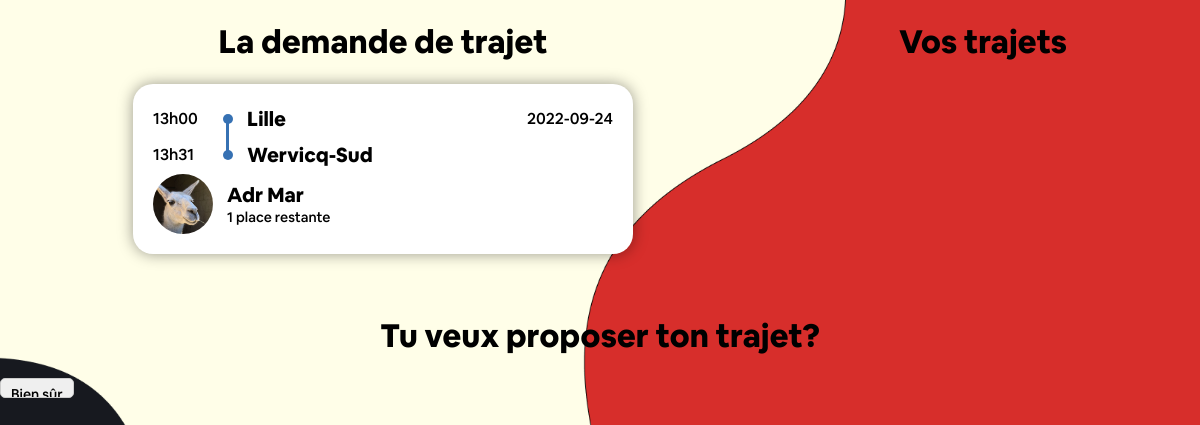
The page /html/proposition.php?typeTrajet=Aller&idTrajet=23 on the database its author committed.
### tables this page shows
CREATE TABLE `trajet` (
  `IdTrajet` int(10) NOT NULL,
  `TypeTrajet` varchar(50) NOT NULL,
  `isDemande` tinyint(1) DEFAULT NULL,
  `Description` varchar(255) NOT NULL DEFAULT '',
  `LieuDepart` varchar(50) NOT NULL DEFAULT 'Wervicq-Sud',
  `AdresseDepart` varchar(150) NOT NULL DEFAULT '21 Rue de Linselles',
  `LongitudeDepart` float DEFAULT 3.1134,
  `LatitudeDepart` float NOT NULL DEFAULT 50.7364,
  `LieuArrivee` varchar(50) NOT NULL DEFAULT 'Wervicq-Sud',
  `AdresseArrivee` varchar(150) NOT NULL DEFAULT '21 Rue de Linselles',
  `LongitudeArrivee` float NOT NULL DEFAULT 3.1134,
  `LatitudeArrivee` float NOT NULL DEFAULT 50.7364,
  `DateDepart` date NOT NULL,
  `DateArrivee` date DEFAULT NULL,
  `HeureDepart` time(4) DEFAULT NULL,
  `HeureArrivee` time(4) DEFAULT NULL,
  `DateAjout` date NOT NULL,
  `NbPassagers` int(10) NOT NULL,
  `PlacesRestantes` int(10) NOT NULL DEFAULT 0,
  `Prix` int(10) NOT NULL DEFAULT 0,
  `DisplayTel` tinyint(1) DEFAULT NULL,
  `AnneeEdition` int(10) NOT NULL,
  `IdCompte` int(10) NOT NULL
);

CREATE TABLE `compte` (
  `IdCompte` int(10) NOT NULL,
  `Nom` varchar(40) DEFAULT NULL,
  `Prenom` varchar(40) DEFAULT NULL,
  `Email` varchar(50) DEFAULT NULL,
  `telephone` int(10) DEFAULT NULL,
  `motDePasse` varchar(255) DEFAULT NULL,
  `isAdmin` tinyint(1) NOT NULL DEFAULT 0,
  `PhotoProfil` mediumblob DEFAULT NULL,
  `Description` varchar(255) DEFAULT NULL,
  `isVerif` tinyint(1) NOT NULL DEFAULT 0,
  `DateCreation` timestamp NOT NULL DEFAULT current_timestamp(),
  `lien_verif_mail` varchar(255) NOT NULL,
  `date_verif_mail` timestamp NULL DEFAULT NULL,
  `token_reset_password` varchar(255) NOT NULL,
  `expiration_reset_password` varchar(250) NOT NULL
);

### html/proposition.php (the view, shortened to what this page needs)
<!DOCTYPE html>
<html>
<head>
	<link rel="stylesheet" type="text/css" href="../css/register.css">
	<link rel="stylesheet" type="text/css" href="../css/proposition.css">
</head>
<body>
	<?php
    include 'Connexion.php';
?>
<div class="main-bloc">
	<div class="suball">
		<div class="left-subbloc">
			<h1>La demande de trajet </h1>
			<div class="trajets" id="trajets">
				<?php
				$idTrajet = $_GET['idTrajet'];
				$requete = "SELECT * FROM trajet WHERE IdTrajet = '$idTrajet' AND isDemande=1";
				$result = mysqli_query($conn,$requete);
		        while ($row = mysqli_fetch_assoc($result)) {
					$hourString1 = substr($row['HeureDepart'],0,2);
					$hourString2 = substr($row['HeureDepart'],3,2);
					$hourStringDeparture = $hourString1."h".$hourString2;
					$hourString3 = substr($row['HeureArrivee'],0,2);
					$hourString4 = substr($row['HeureArrivee'],3,2);
					$hourStringArrival = $hourString3."h".$hourString4;
					$idCompte2 = $row['IdCompte'];
					$requete2 = "SELECT * FROM compte WHERE IdCompte='$idCompte2'";
					$result2 = mysqli_query($conn,$requete2);
					$row2 = mysqli_fetch_assoc($result2);
					?>
					<div class="item">
						<div class="data-group">
							<span class="horaire">
								<?php echo $hourStringDeparture; ?>
							</span>
							<span class="place">
								<?php echo utf8_encode($row['LieuDepart']); ?>
							</span>
							<span class="date">
								<?php echo utf8_encode($row['DateDepart']); ?>
							</span>
						</div>
						<div class="data-group">
							<span class="horaire">
								<?php echo $hourStringArrival; ?>
							</span>
							<span class="place">
								<?php echo utf8_encode($row['LieuArrivee']); ?>
							</span>
						</div>
						<div class="account-info">
							<img class="profile-picture" src="../images/PhotoProfil/<?php if ($row2['PhotoProfil'] != NULL) {
								echo $row2['PhotoProfil'];
								} else {
									echo "defaultpp.jpg";
								} ?>">
								<div class="profile-info">
									<span class="name"><?php echo $row2['Prenom']." ".$row2['Nom']?></span>
									<div class="available">
										<?php
										$value = $row['PlacesRestantes'];
										if($value == 1) echo $value." place restante";
										else echo $value." places restantes";
										?>
									</div>
								</div>
							</div>
						<?php } ?>
					</div>
				</div>
			</div>
			<div class="right-subbloc">
				<h1> Vos trajets </h1>
					</div>
				</div>
			</div>
			<div class="question">
				<h1>Tu veux proposer ton trajet?</h1>
			</div>
			<form action="propositionAction.php" method="post">
				<input type="submit"  value="Bien sûr">
			</form>
	</body>
	</html>

### css/register.css (style rules this page uses)
body { margin: 0; background-image: url("../images/bg9.png"); background-size: 100%; background-attachment: fixed; box-sizing: inherit; }
body { font-family: "Cereal"; font-style: bold; }
input { outline: none; border: 1px solid #ccc; border-radius: 5px; padding: 6px 10px; height: 20px; font-size: 14px; font-family: 'Cereal' !important; }
.item { display: flex; flex-direction: column; margin: 5px; }

### css/proposition.css (style rules this page uses)
body { font-family: Cereal; background-image: url(../images/bg.png); background-size: cover; overflow-x: hidden; }
h1 { text-align: center; font-family:Cereal; }
.item { width: 40vw; height: 150px; border-radius: 20px; background: white; margin: 20px auto 40px auto; padding: 10px; -webkit-box-shadow: 0px 0px 15px 0px rgba(0,0,0,0.4); box-shadow: 0px 0px 15px 0px rgba(0,0,0,0.4); transition: -webkit-box-shadow 1s; position: relative; }
.data-group { width: 100%; display: flex; align-items: center; margin-left: 10px; margin-top: 10px; position: relative; top: -30px; }
.item::before { content: ''; display: block; background-color: #3671B3; width: 3px; height: 32px; position: relative; top: 28px; left: 83.5px; }
.horaire { font-weight: 300; margin-right: 30px; min-width: 50px; }
.place { font-weight: 600; font-size: 20px; width: 50vw; }
.place::before { content: ''; background-color: #3671B3; width: 10px; height: 10px; position: relative; display: inline-block; border-radius: 50%; top: -2px; left: -10px; }
.date { text-align: right; margin-right: 20px; width: 200px; }
.account-info { width: 93%; display: flex; align-items: center; margin-left: 40px; margin-right: 20px; position: absolute; left: -20px; bottom: 20px; }
.profile-info { width: 20vw; margin-left: 3%; }
.account-info img { width: 60px; height: 60px; border-radius: 50%; object-fit: cover; }
.account-info .name { font-size: 20px; font-weight: 700; }
.available { font-size: 14px; font-weight: 300; }
.main-bloc { display: flex; flex-direction: column; justify-content: space-around; }
.suball { display: flex; justify-content: space-around; }

### rows shown on the page
trajet: HeureDepart "13h00", LieuDepart "Lille", DateDepart "2022-09-24", HeureArrivee "13h31", LieuArrivee "Wervicq-Sud", IdCompte.PhotoProfil (picture), IdCompte.Prenom "Adr", IdCompte.Nom "Mar", PlacesRestantes "1"
